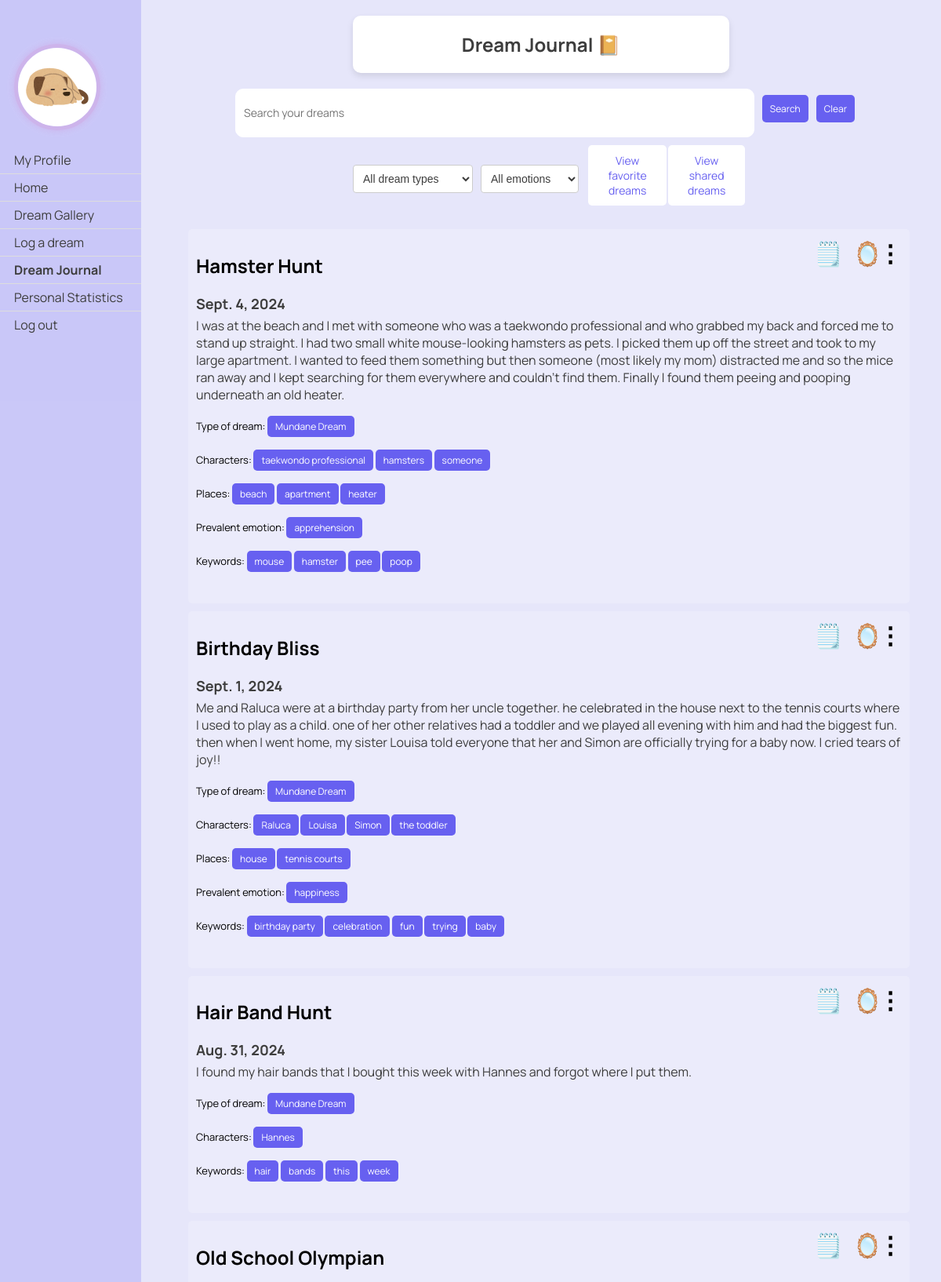
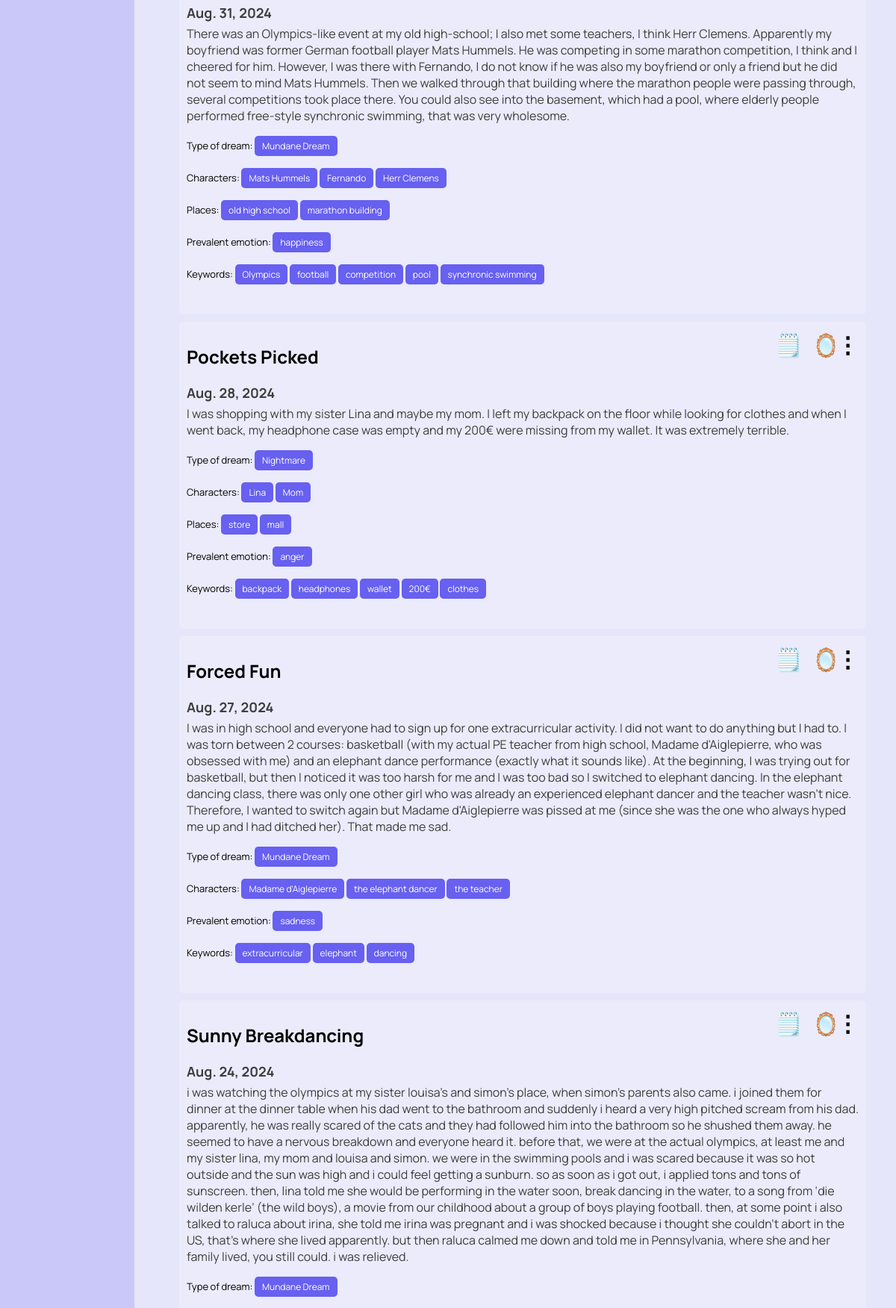
Page /dreams/journal/ (signed in, upper part) on the committed database (2 pictures, top to bottom).
### dreams/models.py (models this page shows, shortened)
class Profile(models.Model):
    user = models.OneToOneField(User, on_delete=models.CASCADE)
    avatar = models.CharField(max_length=100, choices=[
        ('1.jpg', 'Picture 1'),
        ('3.jpg', 'Picture 3'),
        ('4.jpg', 'Picture 4'),
        ('5.jpg', 'Picture 5'),
        ('6.jpg', 'Picture 6'),
        ('7.jpg', 'Picture 7'),
        ('8.jpg', 'Picture 8'),
        ('9.jpg', 'Picture 9'),
        ('10.jpg', 'Picture 10'),
        ('11.jpg', 'Picture 11'),
        ('12.jpg', 'Picture 12'),
        ('13.jpg', 'Picture 13'),
    ],
                              default='1.jpg')
    bio = models.TextField()

class Dream(models.Model):
    classification_options = [
        ('0', 'Nightmare'),
        ('1', 'Mundane Dream'),
        ('2', 'Lucid Dream'),
        ('3', 'Existential Dream'),
    ]
    user = models.ForeignKey(User, on_delete=models.CASCADE)
    date = models.DateField()
    time = models.TimeField(default=timezone.now)
    content = models.TextField()
    shared = models.BooleanField(default=False)
    anon = models.BooleanField(default=False)
    processed = models.BooleanField(default=False)
    is_favorite = models.BooleanField(default=False)
    keywords = models.JSONField(default=list, blank=True)
    classification = models.CharField(max_length=1, choices=classification_options, blank=True, null=True, default='')
    characters = models.JSONField(default=list, blank=True)
    places = models.JSONField(default=list, blank=True)
    emotion = models.CharField(max_length=20, blank=True)
    emotion_options = ['anger', 'apprehension', 'sadness', 'confusion', 'happiness', '']
    optional_titles = models.JSONField(default=list, blank=True)
    title = models.TextField(blank=True)
    User.add_to_class('is_new', models.BooleanField(default=True))
    def classification_string(self):
        return dict(self.classification_options).get(self.classification, "No classification")

### dreams/views.py (the view)
# urls.py: path('journal/', views.dream_journal, name='dream_journal'),
@login_required
def dream_journal(request):
    query = request.GET.get('q', '')
    class_query = request.GET.get('classification', '')
    emotion_query = request.GET.get('emotion', '')
    character_query = request.GET.get('character', '')
    place_query = request.GET.get('place', '')
    place_query = unquote(place_query)
    dreams = Dream.objects.filter(user=request.user)
    keyword_query = request.GET.get('keyword', '')
    if query:
        regex_pattern = r'\b({}|{}s?|{}\'s?)\b'.format(re.escape(query), re.escape(query),
                                                       re.escape(query))
        dreams = dreams.filter(Q(content__iregex=regex_pattern))
    if class_query:
        dreams = dreams.filter(classification=class_query)
    if emotion_query:
        dreams = dreams.filter(emotion=emotion_query)
    if keyword_query:
        dreams = dreams.filter(Q(keywords__iregex=r'\b{}\b'.format(re.escape(keyword_query))))
    if character_query:
        dreams = dreams.filter(Q(characters__iregex=r'\b{}\b'.format(re.escape(character_query))))
    if place_query:
        dreams = dreams.filter(Q(places__iregex=r'\b{}\b'.format(re.escape(place_query))))
    dreams = dreams.order_by('-date', '-time')
    paginator = Paginator(dreams, 10)  # Show 10 dreams per page
    page_number = request.GET.get('page')
    page_obj = paginator.get_page(page_number)
    print(f"Decoded place: {place_query}")
    context = {
        'dreams': page_obj,
        'query': query,
        'class_query': class_query,
        'emotion_query': emotion_query,
        'keyword_query': keyword_query,
        'character_query': character_query,
        'place_query': place_query
    }
    return render(request, 'dreams/dream_journal.html', context)

### dreams/templatetags/highlight.py (called while the page is built)
@register.filter(name='highlight')
def highlight(text, search):
    pattern = re.compile(
        r'\b{}\b'.format(re.escape(search)),
        re.IGNORECASE
    )
    highlighted_text = pattern.sub(lambda m: f'<span class="highlight">{m.group()}</span>', text)
    return highlighted_text

### dreams/templates/dreams/dream_journal.html (shortened to what this page needs)
{% load static %}
{% load highlight %}
<!DOCTYPE html>
<html>
<head>
    <link rel="stylesheet" type="text/css" href="{% static 'css/styles.css' %}">
</head>
<body>
<div class="header">
    <h2>Dream Journal 📔</h2>
</div>
<div class="sidenav">
    <a href="{% url 'dreams:profile' %}" class="profile-link">
        <img src="{% static 'pfps/'|add:user.profile.avatar %}"
             style="width: 100px; height: 100px; border-radius: 50%; border: 5px solid #cdb4eb; box-shadow: 0 0 10px #cdb4eb;">
        <br></br>
        <span>My Profile</span>
    </a>
    <a href="/">Home</a>
    <a href="{% url 'dreams:gallery' %}">Dream Gallery</a>
    <a href="{% url 'dreams:log_dream' %}">Log a dream</a>
    <a href="{% url 'dreams:dream_journal' %}"><b>Dream Journal</b></a>
    <a href="{% url 'dreams:personal_statistics' %}">Personal Statistics</a>
    <a href="{% url 'logout' %}">Log out</a>
</div>
{% if dreams %}
<div class="container">
    <form class="search-form" method="get" action="{% url 'dreams:dream_journal' %}">
        <div class="search-bar-container">
            <input id="searchInput" type="text" name="q" placeholder="Search your dreams" value="{{ query }}">
            <button type="submit">Search</button>
            <button type="button" onclick="clearSearch()">Clear</button>
        </div>
        <div class="filters-container">
            <select id="classification" name="classification">
                <option value="">All dream types</option>
            </select>
            <select id="emotion" name="emotion">
                <option value="">All emotions</option>
            </select>
            {% if is_favorite_view %}
                <a href="{% url 'dreams:dream_journal' %}" class="button">View all dreams</a>
            {% else %}
                <a href="{% url 'dreams:view_favorite' %}" class="button">View favorite dreams</a>
            {% endif %}
            {% if is_shared_view %}
                <a href="{% url 'dreams:dream_journal' %}" class="button">View all dreams</a>
            {% else %}
                <a href="{% url 'dreams:view_own_shared' %}" class="button">View shared dreams</a>
            {% endif %}
        </div>
    </form>
</div>
<div class="dreams">
    {% for dream in dreams%}
    {% if not query or query|lower in dream.content|lower %}
    <div class="dream">
        {% if dream.title %}
            <h2 class="dream-title">{{ dream.title }}</h2>
        {% endif %}
        <h3 class="dream-date">{{ dream.date }}</h3>
        <p class="dream-content">
            {% autoescape off %}
            {{ dream.content|safe|highlight:query }}
            {% endautoescape %}
        </p>
        <p class="class-form">
            {% if dream.classification %}
            Type of dream:
            <form class="class-form" method="get" action="{% url 'dreams:dream_journal' %}">
                <button type="submit">{{ dream.classification_string}}</button>
            </form>
            {% endif %}
        </p>
        <p class="class-form">
            {% if dream.characters %}
            Characters:
            {% for character in dream.characters %}
                <form class="class-form" method="get" action="{% url 'dreams:dream_journal' %}">
                    <button type="submit">{{ character }}</button>
                </form>
            {% endfor %}
            {% endif %}
        </p>
        <p class="class-form">
            {% if dream.places %}
            Places:
            {% for place in dream.places %}
                <form class="class-form" method="get" action="{% url 'dreams:dream_journal' %}">
                    <button type="submit">{{ place  }}</button>
                </form>
            {% endfor %}
            {% endif %}
        </p>
        <p class="class-form">
            {%if dream.emotion%}
            Prevalent emotion:
                <form class="class-form" method="get" action="{% url 'dreams:dream_journal' %}">
                <button type="submit">{{ dream.emotion }}</button>
            </form>
            {%endif%}
        </p>
        <p class="keyword-form">
            {%if dream.keywords%}
            Keywords:
            {%endif%}
            {% for keyword in dream.keywords %}
            <form class="keyword-form" method="get" action="{% url 'dreams:dream_journal' %}">
                <button type="submit">{{ keyword }}</button>
            </form>
            {% endfor %}
        </p>
        <div class="menu">
            <span class="icon" style="margin-right: 75px">🗒️</span>
        </div>
        <div class="menu">
            <span class="icon" style="margin-right: 25px">🪞</span>
        </div>
        <div class="menu">
            <span class="icon">⋮</span>
        </div>
    </div>
    {% endif %}
    {% endfor %}
{% else %}
    <div class="dream-title">
        <p>No dreams found. You can log your dreams <a href="{% url 'dreams:log_dream' %}" >here.</a> </p>
    </div>
{% endif %}
</div>
</body>
</html>

### static/css/styles.css (style rules this page uses)
body { font-family: 'Manrope', -apple-system, BlinkMacSystemFont, "Segoe UI", Roboto, Oxygen-Sans, Ubuntu, Cantarell, "Helvetica Neue", sans-serif; margin: 0; padding: 0; background-color: #E6E6FA; }
.button, button { font-family: 'Manrope', sans-serif; background-color: white; color: rgba(103, 96, 240); text-decoration: none; padding: 10px 20px; border: none; border-radius: 5px; font-size: 18px; cursor: pointer; width: 200px; height: 50px; display: inline-flex; align-items: center; justify-content: center; transition: background-color 0.3s, color 0.3s; }

### rows in the picture
Dream: title "Hamster Hunt", date "Sept. 4, 2024", content|highlight "I was at the beach and I met with someone who was a taekwondo professional and who grabbed my back and forced me to stand up straight . I had two small white mouse - looking hamsters as pets . I picked them up off the street and took to my large apartment . I wanted to feed them something but then someone ( most likely my mom ) distracted me and so the mice ran away and I kept searching for them everywhere and couldn ' t find them . Finally I found them peeing and pooping underneath an old heater .", classification_string "Mundane Dream", characters "taekwondo professional" "hamsters" "someone", places "beach" "apartment" "heater", emotion "apprehension", shows "Keywords:", keywords "mouse" "hamster" "pee" "poop"
Dream: title "Birthday Bliss", date "Sept. 1, 2024", content|highlight "Me and Raluca were at a birthday party from her uncle together . he celebrated in the house next to the tennis courts where I used to play as a child . one of her other relatives had a toddler and we played all evening with him and had the biggest fun . then when I went home , my sister Louisa told everyone that her and Simon are officially trying for a baby now . I cried tears of joy !!", classification_string "Mundane Dream", characters "Raluca" "Louisa" "Simon" "the toddler", places "house" "tennis courts", emotion "happiness", shows "Keywords:", keywords "birthday party" "celebration" "fun" "trying" "baby"
Dream: title "Hair Band Hunt", date "Aug. 31, 2024", content|highlight "I found my hair bands that I bought this week with Hannes and forgot where I put them .", classification_string "Mundane Dream", characters "Hannes", shows "Keywords:", keywords "hair" "bands" "this" "week"
Dream: title "Old School Olympian", date "Aug. 31, 2024", content|highlight "There was an Olympics - like event at my old high - school ; I also met some teachers , I think Herr Clemens . Apparently my boyfriend was former German football player Mats Hummels . He was competing in some marathon competition , I think and I cheered for him . However , I was there with Fernando , I do not know if he was also my boyfriend or only a friend but he did not seem to mind Mats Hummels . Then we walked through that building where the marathon people were passing through , several competitions took place there . You could also see into the basement , which had a pool , where elderly people performed free - style synchronic swimming , that was very wholesome .", classification_string "Mundane Dream", characters "Mats Hummels" "Fernando" "Herr Clemens", places "old high school" "marathon building", emotion "happiness", shows "Keywords:", keywords "Olympics" "football" "competition" "pool" "synchronic swimming"
Dream: title "Pockets Picked", date "Aug. 28, 2024", content|highlight "I was shopping with my sister Lina and maybe my mom . I left my backpack on the floor while looking for clothes and when I went back , my headphone case was empty and my 200 € were missing from my wallet . It was extremely terrible .", classification_string "Nightmare", characters "Lina" "Mom", places "store" "mall", emotion "anger", shows "Keywords:", keywords "backpack" "headphones" "wallet" "200€" "clothes"
Dream: title "Forced Fun", date "Aug. 27, 2024", content|highlight "I was in high school and everyone had to sign up for one extracurricular activity . I did not want to do anything but I had to . I was torn between 2 courses : basketball ( with my actual PE teacher from high school , Madame d ' Aiglepierre , who was obsessed with me ) and an elephant dance performance ( exactly what it sounds like ). At the beginning , I was trying out for basketball , but then I noticed it was too harsh for me and I was too bad so I switched to elephant dancing . In the elephant dancing class , there was only one other girl who was already an experienced elephant dancer and the teacher wasn ' t nice . Therefore , I wanted to switch again but Madame d ' Aiglepierre was…", classification_string "Mundane Dream", characters "Madame d'Aiglepierre" "the elephant dancer" "the teacher", emotion "sadness", shows "Keywords:", keywords "extracurricular" "elephant" "dancing"
Dream: title "Sunny Breakdancing", date "Aug. 24, 2024", content|highlight "i was watching the olympics at my sister louisa ’ s and simon ’ s place , when simon ’ s parents also came . i joined them for dinner at the dinner table when his dad went to the bathroom and suddenly i heard a very high pitched scream from his dad . apparently , he was really scared of the cats and they had followed him into the bathroom so he shushed them away . he seemed to have a nervous breakdown and everyone heard it . before that , we were at the actual olympics , at least me and my sister lina , my mom and louisa and simon . we were in the swimming pools and i was scared because it was so hot outside and the sun was high and i could feel getting a sunburn . so as soon as i got out ,…", classification_string "Mundane Dream"
